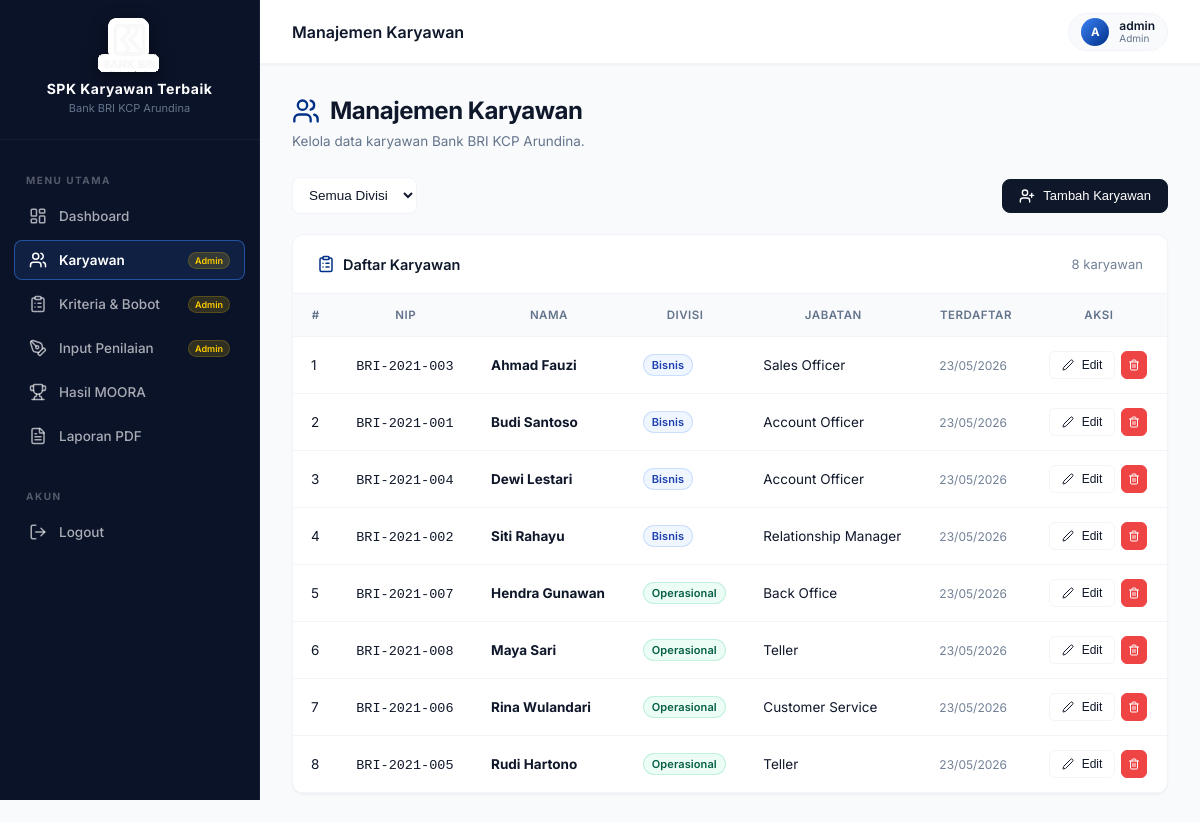
Page /karyawan.php (signed in) on the committed database.
### tables this page shows
CREATE TABLE IF NOT EXISTS `karyawan` (
    `id` INT AUTO_INCREMENT PRIMARY KEY,
    `nama` VARCHAR(100) NOT NULL,
    `nip` VARCHAR(20) NOT NULL UNIQUE,
    `divisi` ENUM('Bisnis', 'Operasional') NOT NULL,
    `jabatan` VARCHAR(100) NOT NULL,
    `created_at` TIMESTAMP DEFAULT CURRENT_TIMESTAMP
);

### functions/auth.php (called while the page is built, shortened)
<?php
function getCurrentUser(): array {
    return [
        'id'       => $_SESSION['user_id'] ?? null,
        'username' => $_SESSION['username'] ?? null,
        'role'     => $_SESSION['user_role'] ?? null,
    ];
}

### karyawan.php (the view, shortened to what this page needs)
<?php
$pageTitle  = 'Manajemen Karyawan';
$activePage = 'karyawan';
require_once __DIR__ . '/includes/layout.php';
$db = getDB();
$sql = "SELECT * FROM karyawan";
$params = [];
$sql .= " ORDER BY divisi, nama ASC";
$stmt = $db->prepare($sql);
$stmt->execute($params);
$karyawanList = $stmt->fetchAll();
?>
<div class="page-header" style="display:flex;flex-direction:column;gap:4px;">
    <h1 style="display:flex;align-items:center;gap:10px;"><i data-lucide="users" style="width:28px;height:28px;color:var(--bri-blue);"></i> Manajemen Karyawan</h1>
    <p>Kelola data karyawan Bank BRI KCP Arundina.</p>
</div>
<div style="display:flex;align-items:center;justify-content:space-between;flex-wrap:wrap;gap:12px;margin-bottom:20px;">
    <div class="filter-bar" style="margin-bottom:0;">
        <form method="GET" style="display:flex;gap:10px;align-items:center;">
            <select name="divisi" class="form-select" onchange="this.form.submit()">
                <option value="">Semua Divisi</option>
            </select>
        </form>
    </div>
    <button class="btn btn-primary" onclick="Modal.open('modal-karyawan')">
        <i data-lucide="user-plus" style="width:16px;height:16px;"></i> Tambah Karyawan
    </button>
</div>
<div class="card">
    <div class="card-header">
        <h5 style="display:flex;align-items:center;gap:8px;"><i data-lucide="clipboard-list" style="width:18px;height:18px;color:var(--bri-blue);"></i> Daftar Karyawan</h5>
        <span style="font-size:13px;color:#718096;"><?= count($karyawanList) ?> karyawan</span>
    </div>
    <div class="table-wrapper">
        <?php if (empty($karyawanList)): ?>
            <div class="empty-state">
                <i data-lucide="users" style="width:36px;height:36px;color:#a0aec0;margin-bottom:12px;display:block;margin-left:auto;margin-right:auto;"></i>
                <p>Belum ada data karyawan.</p>
            </div>
        <?php else: ?>
        <table class="table">
            <thead>
                <tr>
                    <th>#</th>
                    <th>NIP</th>
                    <th>Nama</th>
                    <th>Divisi</th>
                    <th>Jabatan</th>
                    <th>Terdaftar</th>
                    <th>Aksi</th>
                </tr>
            </thead>
            <tbody>
                <?php foreach ($karyawanList as $i => $k): ?>
                <tr>
                    <td><?= $i + 1 ?></td>
                    <td><code><?= htmlspecialchars($k['nip']) ?></code></td>
                    <td><strong><?= htmlspecialchars($k['nama']) ?></strong></td>
                    <td>
                        <span class="badge badge-<?= strtolower($k['divisi']) ?>">
                            <?= htmlspecialchars($k['divisi']) ?>
                        </span>
                    </td>
                    <td><?= htmlspecialchars($k['jabatan']) ?></td>
                    <td style="font-size:12px;color:#718096;"><?= date('d/m/Y', strtotime($k['created_at'])) ?></td>
                    <td>
                        <div style="display:flex;gap:6px;">
                            <button class="btn btn-sm btn-outline"
                                onclick="openEditModal(<?= htmlspecialchars(json_encode($k)) ?>)">
                                <i data-lucide="edit-2" style="width:12px;height:12px;"></i> Edit
                            </button>
                            <button class="btn btn-sm btn-danger btn-icon"
                                onclick="confirmDelete('karyawan.php?delete=<?= $k['id'] ?>', '<?= htmlspecialchars(addslashes($k['nama'])) ?>')">
                                <i data-lucide="trash-2" style="width:12px;height:12px;"></i>
                            </button>
                        </div>
                    </td>
                </tr>
                <?php endforeach; ?>
            </tbody>
        </table>
        <?php endif; ?>
    </div>
</div>
<?php
require_once __DIR__ . '/includes/layout_end.php';
?>

### includes/layout.php (shortened to what this page needs)
<?php
require_once __DIR__ . '/../functions/auth.php';
$user = getCurrentUser();
$navItems = [
    ['href' => 'index.php',    'icon' => 'layout-dashboard', 'label' => 'Dashboard',       'page' => 'dashboard'],
    ['href' => 'karyawan.php', 'icon' => 'users',            'label' => 'Karyawan',         'page' => 'karyawan',  'admin' => true],
    ['href' => 'kriteria.php', 'icon' => 'clipboard-list',   'label' => 'Kriteria & Bobot', 'page' => 'kriteria',  'admin' => true],
    ['href' => 'penilaian.php','icon' => 'pen-tool',         'label' => 'Input Penilaian',  'page' => 'penilaian', 'admin' => true],
    ['href' => 'hasil.php',    'icon' => 'trophy',           'label' => 'Hasil MOORA',      'page' => 'hasil'],
    ['href' => 'laporan.php',  'icon' => 'file-text',        'label' => 'Laporan PDF',      'page' => 'laporan'],
];
?>
<!DOCTYPE html>
<html lang="id">
<head>
    <link rel="stylesheet" href="<?= BASE_URL ?>/assets/css/style.css">
</head>
<body>
<aside class="sidebar" id="sidebar">
    <div class="sidebar-brand">
        <img src="<?= BASE_URL ?>/bri.png" alt="BRI Logo" style="height: 44px; width: auto; margin-bottom: 12px; object-fit: contain; filter: drop-shadow(2px 0 0 #fff) drop-shadow(-2px 0 0 #fff) drop-shadow(0 2px 0 #fff) drop-shadow(0 -2px 0 #fff) drop-shadow(1.5px 1.5px 0 #fff) drop-shadow(-1.5px 1.5px 0 #fff) drop-shadow(1.5px -1.5px 0 #fff) drop-shadow(-1.5px -1.5px 0 #fff) drop-shadow(0 4px 8px rgba(0,0,0,0.5));">
        <h6>SPK Karyawan Terbaik</h6>
        <small>Bank BRI KCP Arundina</small>
    </div>
    <nav class="sidebar-nav">
        <div class="nav-section-title">Menu Utama</div>
        <?php foreach ($navItems as $item): ?>
            <a href="<?= BASE_URL ?>/<?= $item['href'] ?>"
               class="nav-link <?= ($activePage ?? '') === $item['page'] ? 'active' : '' ?>">
                <i data-lucide="<?= $item['icon'] ?>"></i>
                <span><?= $item['label'] ?></span>
                <?php if (!empty($item['admin'])): ?>
                    <span class="badge-role">Admin</span>
                <?php endif; ?>
            </a>
        <?php endforeach; ?>
        <div class="nav-section-title" style="margin-top:16px;">Akun</div>
        <a href="<?= BASE_URL ?>/logout.php" class="nav-link" onclick="return confirm('Yakin ingin keluar?')">
            <i data-lucide="log-out"></i>
            <span>Logout</span>
        </a>
    </nav>
</aside>
<div class="main-wrapper">
    <header class="topbar">
        <div style="display:flex;align-items:center;gap:12px;">
            <span class="topbar-title"><?= htmlspecialchars($pageTitle ?? 'Dashboard') ?></span>
        </div>
        <div class="topbar-right">
            <div class="user-badge">
                <div class="user-avatar"><?= strtoupper(substr($user['username'], 0, 1)) ?></div>
                <div class="user-info">
                    <div class="user-name"><?= htmlspecialchars($user['username']) ?></div>
                    <div class="user-role"><?= htmlspecialchars($user['role']) ?></div>
                </div>
            </div>
        </div>
    </header>
    <main class="page-content">

### includes/layout_end.php (shortened to what this page needs)
    </main>
</div>
</body>
</html>

### rows in the picture
karyawan: nip "BRI-2021-003", nama "Ahmad Fauzi", divisi "Bisnis", jabatan "Sales Officer", created_at "23/05/2026"
karyawan: nip "BRI-2021-001", nama "Budi Santoso", divisi "Bisnis", jabatan "Account Officer", created_at "23/05/2026"
karyawan: nip "BRI-2021-004", nama "Dewi Lestari", divisi "Bisnis", jabatan "Account Officer", created_at "23/05/2026"
karyawan: nip "BRI-2021-002", nama "Siti Rahayu", divisi "Bisnis", jabatan "Relationship Manager", created_at "23/05/2026"
karyawan: nip "BRI-2021-007", nama "Hendra Gunawan", divisi "Operasional", jabatan "Back Office", created_at "23/05/2026"
karyawan: nip "BRI-2021-008", nama "Maya Sari", divisi "Operasional", jabatan "Teller", created_at "23/05/2026"
karyawan: nip "BRI-2021-006", nama "Rina Wulandari", divisi "Operasional", jabatan "Customer Service", created_at "23/05/2026"
karyawan: nip "BRI-2021-005", nama "Rudi Hartono", divisi "Operasional", jabatan "Teller", created_at "23/05/2026"

### other values in the picture
$item['label'] "Dashboard"
$item['label'] "Karyawan"
$item['label'] "Kriteria & Bobot"
$item['label'] "Input Penilaian"
$item['label'] "Hasil MOORA"
$item['label'] "Laporan PDF"
$pageTitle "Manajemen Karyawan"
substr($user['username'], 0, 1) "A"
$user['username'] "admin"
$user['role'] "Admin"
count($karyawanList) "8"
